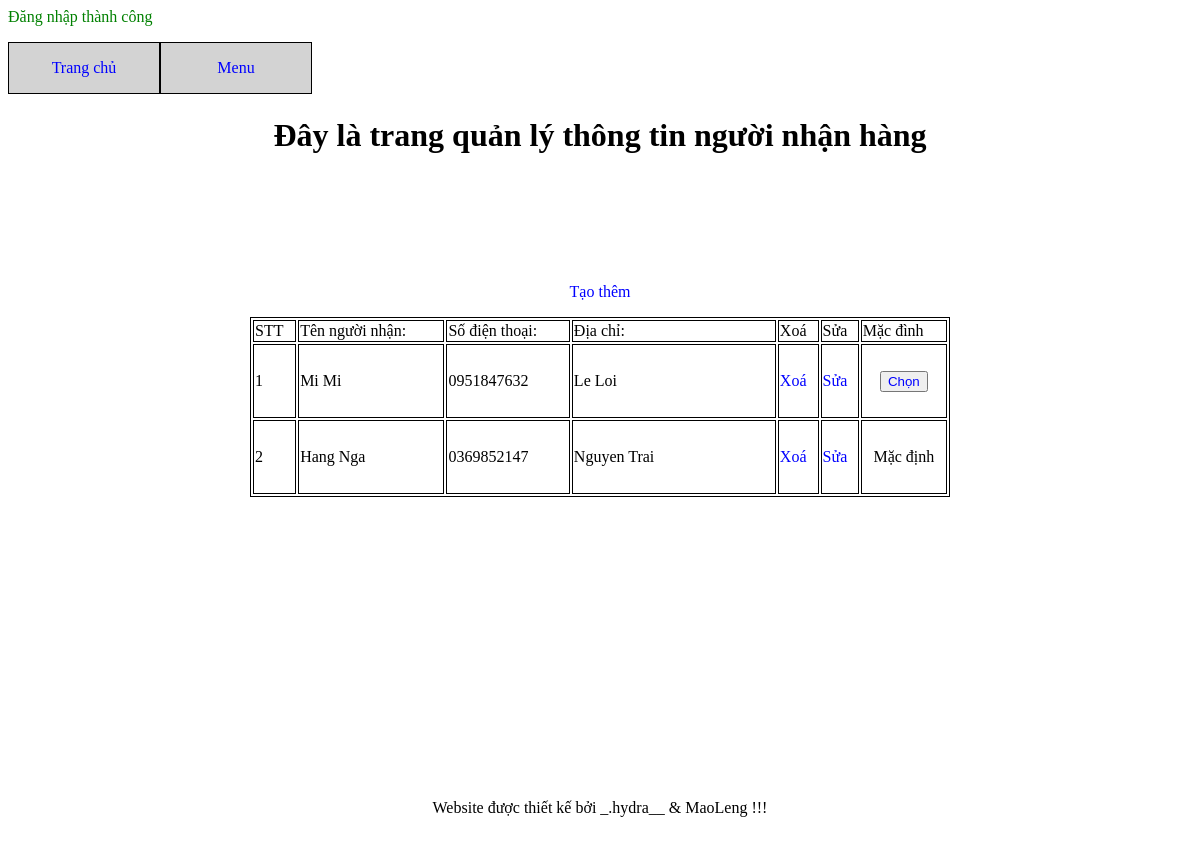
Page /receiver.php (signed in) on the committed database.
### tables this page shows
CREATE TABLE `receivers` (
  `customer_id` int NOT NULL,
  `id` int NOT NULL,
  `name` varchar(50) NOT NULL,
  `phone` varchar(20) NOT NULL,
  `address` varchar(200) NOT NULL,
  `status` tinyint(1) NOT NULL DEFAULT '0'
);

### receiver.php (the view, shortened to what this page needs)
<!DOCTYPE html>
<html>
<head>
</head>
<body>
	<?php
	require 'connect.php';
	require 'announce.php';
	$customer_id = $_SESSION['customer_id'];
	$sql = "select * from receivers where customer_id = '$customer_id'";
	$result = mysqli_query($connect,$sql);
	$rows = mysqli_num_rows($result);
	$num = 0;
	?>
	<div id="div_tong">
		<?php require 'menu.php'; ?>
		<div id="div_tren">
			<h1 style="text-align: center ">
				Đây là trang quản lý thông tin người nhận hàng
			</h1>
		</div>
		<div id="div_giua">
			<?php
			if ($rows == 0) { ?>
				<h3  class="center">
					Chưa có thông tin người nhận,
					<span>
						<a href="receiver_form.php">
							mời tạo thêm !
						</a>
					</span>
				</h3>
				<?php
			} else {
				?>
				<p>
					<a href="receiver_form.php" class="center">
						Tạo thêm
					</a>
				</p>
				<table width="700px" class="border">
					<tr>
						<td>
							STT
						</td>
						<td>
							Tên người nhận:
						</td>
						<td>
							Số điện thoại:
						</td>
						<td width="200px" >
							Địa chỉ:
						</td>
						<td>
							Xoá
						</td>
						<td>
							Sửa
						</td>
						<td>
							Mặc đình
						</td>
					</tr>
					<?php
					foreach ($result as $each):
						$num ++;
						?>
						<tr>
							<td>
								<?php echo $num ?>
							</td>
							<td>
								<?php echo $each['name'] ?>
							</td>
							<td>
								<?php echo $each['phone'] ?>
							</td>
							<td height="70px">
								<?php echo $each['address'] ?>
							</td>
							<td>
								<a href="receiver_delete_process.php?id=<?php echo $num ?>">
									Xoá
								</a>
							</td>
							<td>
								<a href="receiver_form.php?id=<?php echo $num ?>&type=change">
									Sửa
								</a>
							</td>
							<td class="center">
								<?php if ($each['status'] == 0) { ?>
									<button>
										<a href="receiver_process.php?id=<?php echo $each['id'] ?>&type=1">
											Chọn
										</a>
									</button>
								<?php } else {?>
									Mặc định
								<?php } ?>
							</td>
						</tr>
						<?php
					endforeach;
				}
				?>
			</table>
			<br>
		</div>
		<div id="div_duoi">
			<?php
			require 'footer.php';
			?>
		</div>
	</div>
</body>
</html>

### receiver.php (style rules this page uses)
td { border: 1px solid black; }

### menu.php (style rules this page uses)
a { text-decoration: none; }
a:link { color: blue; }
#div_tong { min-height: 800px; max-height: 6000px; position: relative; }
#div_tren { text-align: center; height: 150px; }
#div_giua { min-height: 500px; max-height: 4900px; }
#div_duoi { height: 100px; text-align: center; position: relative; bottom: 0px; }
p { text-align: center; }
.center { text-align: center; }
.border { border: 1px solid black; }
table { margin: auto ; }

### rows in the picture
receivers: name "Mi Mi", phone "0951847632", address "Le Loi"
receivers: name "Hang Nga", phone "0369852147", address "Nguyen Trai", status "Mặc định"

### other values in the picture
$_SESSION['success'] "Đăng nhập thành công"
